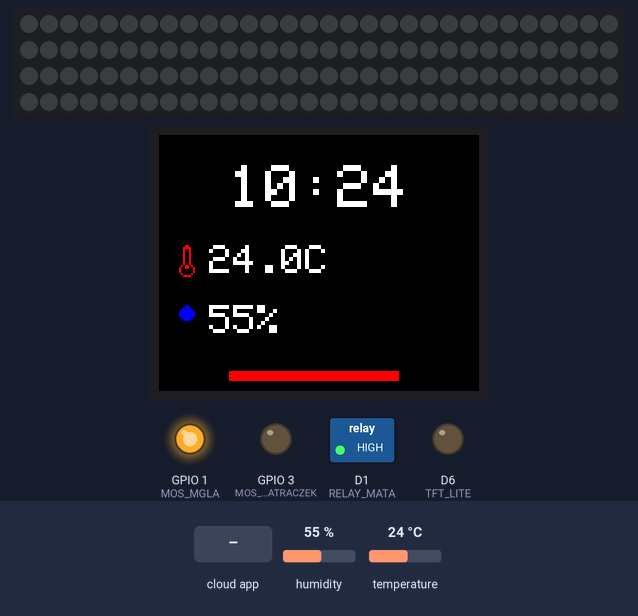
Simulated run of this sketch. Board: ESP8266 (NodeMCU). On the bench: 120 RGB LEDs in strip order, left to right, continuing on the next row, 160×128 colour display, switched loads named in the sketch (green lamp = pin HIGH), output pins drawn as LEDs (lit = HIGH). The inputs (shaded band) are chosen by the test bench; at power-on: humidity 55 %, temperature 24 °C. WiFi joins after 1.5 s; servers stay silent unless stated; network time is answered at once with the bench clock; the local clock reads 2024-03-15 10:24:30 at power-on unless the sketch sets it; random numbers use the default seed unless the sketch sets one; the Firebase database answers and starts empty; pins used as bus, display or sensor lines are not drawn; what the sketch prints to the serial monitor is not drawn.

Above: at 10.2 s.
10.3 s: the phone or cloud app sets auto_enabled to 1
At 13.5 s:
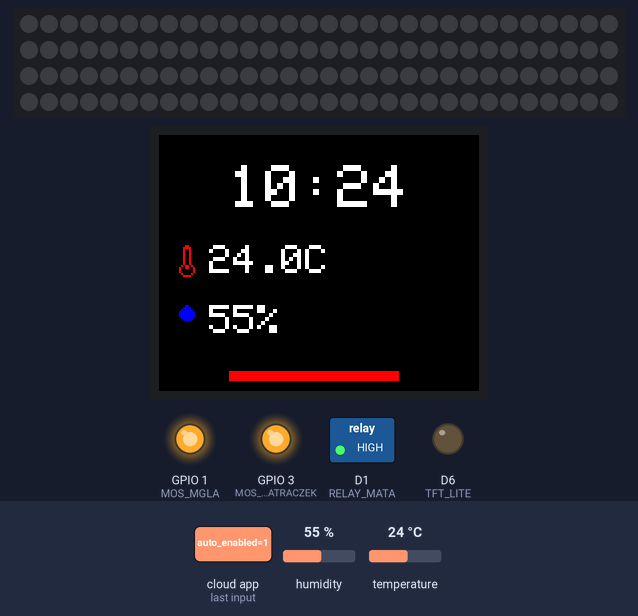
14.4 s: the phone or cloud app sets night_temp to 50
At 16.8 s:
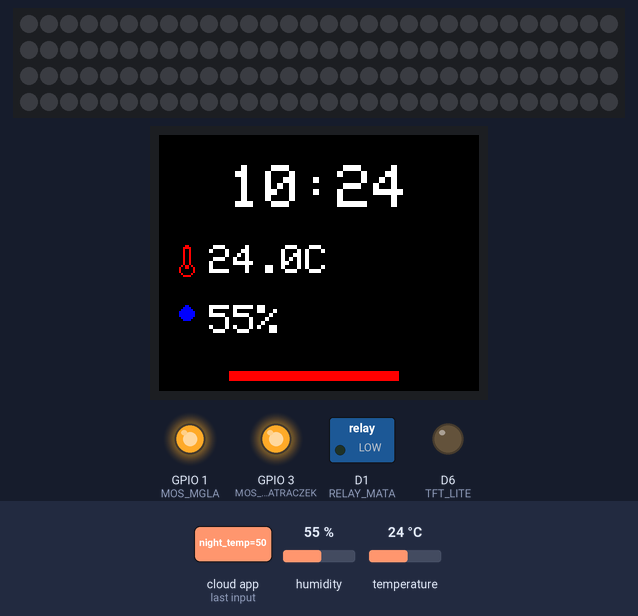
17.5 s: humidity set to 22 %
At 19.8 s:
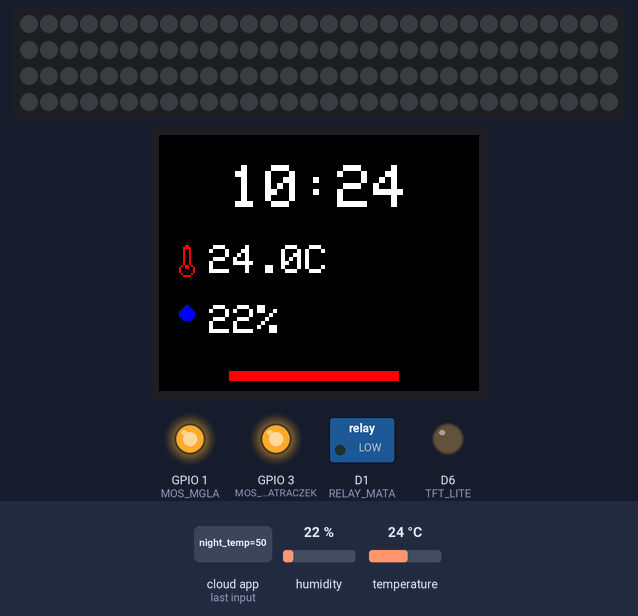
20.6 s: temperature set to 12 °C
At 25.9 s:
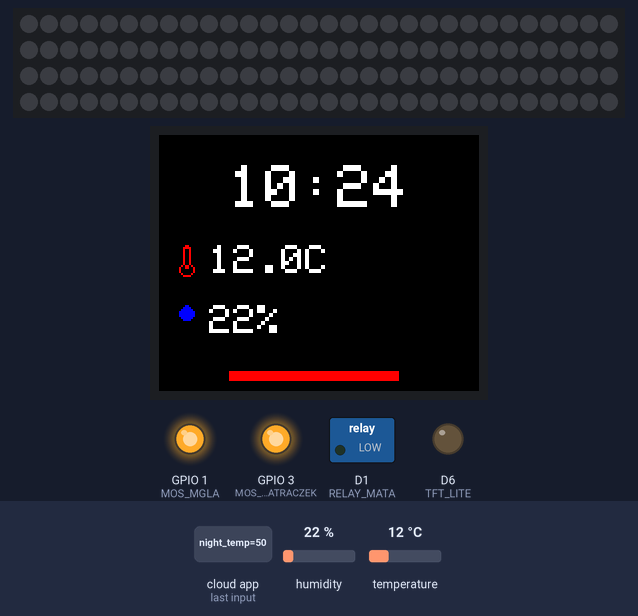
32.4 s: humidity set to 40 %
At 37.2 s:
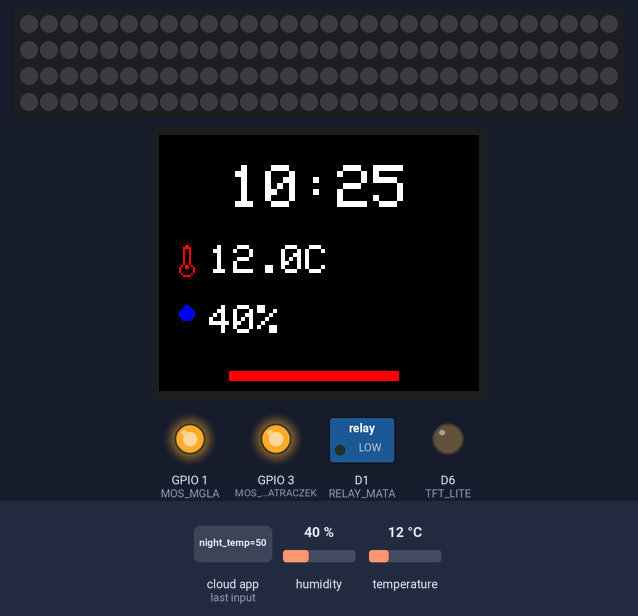
Timing chart, 0 to 38.7 s (numbered marks = the images above; inputs shaded):
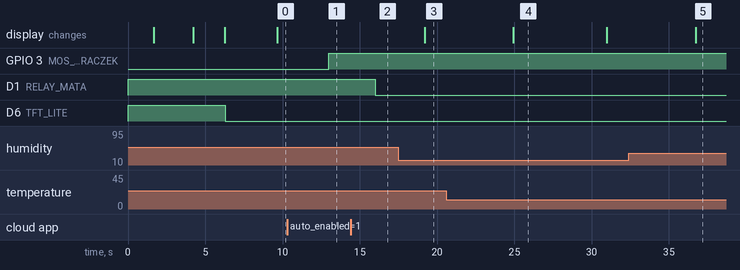

The sketch:

PRO.ino
```cpp
/*
  ===============================================================
  🦎 TERRARIUM IoT PRO v3.5 - dla Gekona Orzęsionego
  ===============================================================
  ✅ ZMIANY:
  - Margines temperatury: 1.0°C (było 0.5°C)
  - Margines wilgotności: 7% (było 5%)
  - Wiatrak włącza się przy temp > cel + 2°C
  - Wiatrak włącza się przy wilg > cel + 15%
  - Pasek LED skrócony i wycentrowany (jak godzina)
  ===============================================================
*/

#include <ESP8266WiFi.h>
#include <FirebaseESP8266.h>
#include <ArduinoJson.h>
#include "DHT.h"
#include <Adafruit_GFX.h>
#include <Adafruit_ST7735.h>
#include <Adafruit_NeoPixel.h>
#include <WiFiUdp.h>
#include <NTPClient.h>

// --- KONFIGURACJA LOGIKI PRZEKAŹNIKÓW ---
#define RELAY_ON LOW
#define RELAY_OFF HIGH
#define MOSFET_ON HIGH
#define MOSFET_OFF LOW

// --- BITMAPY IKON ---
const unsigned char icon_temp_bitmap[] PROGMEM = {
  0x18, 0x3C, 0x24, 0x24, 0x24, 0x24, 0x24, 0x24,
  0x24, 0x24, 0x5A, 0x99, 0x81, 0x81, 0x42, 0x3C
};
const unsigned char icon_hum_bitmap[] PROGMEM = {
  0x18, 0x3C, 0x7E, 0xFF, 0xFF, 0xFF, 0x7E, 0x3C
};

// --- KONFIGURACJA PINÓW ---
#define DHTPIN D3
#define DHTTYPE DHT22
#define RELAY_MATA D1
#define MOS_WIATRACZEK 3   // RX
#define MOS_MGLA 1         // TX
#define RGB_PIN D2
#define NUM_LEDS 120

#define TFT_CS D8
#define TFT_DC D4
#define TFT_RST D0
#define TFT_LITE D6
#define BUTTON_PIN A0

// ✅ POPRAWIONE MARGINESY DLA GEKONA ORZĘSIONEGO
float TEMP_MARGIN = 1.0;   // ±1°C (było 0.5)
int HUM_MARGIN = 7;        // ±7% (było 5)

DHT dht(DHTPIN, DHTTYPE);
Adafruit_ST7735 tft = Adafruit_ST7735(TFT_CS, TFT_DC, TFT_RST);
Adafruit_NeoPixel strip(NUM_LEDS, RGB_PIN, NEO_GRB + NEO_KHZ800);

FirebaseData fbdo;
FirebaseAuth fbAuth;
FirebaseConfig fbConfig;

WiFiUDP ntpUDP;
NTPClient timeClient(ntpUDP, "europe.pool.ntp.org", 3600);

// ZMIENNE STANU
float temp = 0.0, hum = 0.0;
bool st_led = false, st_mgla = false, st_fan = false, st_mata = false;
bool auto_mode = true;
bool led_auto_mode = true;

int r_val = 255, g_val = 255, b_val = 255;
int led_brightness = 30;
int screen_brightness = 800;
String led_mode = "static";

float day_temp = 24.0, night_temp = 21.0;  // ✅ Wartości domyślne dla gekona
int day_hum = 65, night_hum = 78;          // ✅ Optymalne dla gekona
String day_start = "08:00";
String night_start = "20:00";
String led_on = "08:00";
String led_off = "20:00";

float target_temp = 24.0;
int target_hum = 65;
bool is_day_mode = true;

unsigned long last_firebase_success = 0;
bool firebase_connected = true;

unsigned long sync_count = 0;
bool firebase_ok = false;

unsigned long last_effect_time = 0;
unsigned long last_history_upload = 0;
unsigned long last_firebase_read = 0;

volatile bool update_leds_needed = true;
volatile bool update_screen_needed = true;
bool is_led_actually_on = false;

void handleAutomation();
int timeStringToMinutes(String timeStr);
void checkReset();
void drawMainScreen();
void handleLEDEffects();
void handleSensorsAndFirebase();
void readFromFirebase();

void setup() {
  Serial.begin(115200);
  system_update_cpu_freq(160);

  pinMode(LED_BUILTIN, OUTPUT);
  digitalWrite(LED_BUILTIN, HIGH);

  pinMode(MOS_WIATRACZEK, FUNCTION_3);
  pinMode(MOS_MGLA, FUNCTION_3);
  pinMode(RELAY_MATA, OUTPUT);
  pinMode(MOS_WIATRACZEK, OUTPUT);
  pinMode(MOS_MGLA, OUTPUT);
  pinMode(TFT_LITE, OUTPUT);

  analogWrite(TFT_LITE, screen_brightness);

  digitalWrite(RELAY_MATA, RELAY_OFF);
  digitalWrite(MOS_MGLA, MOSFET_ON);
  digitalWrite(MOS_WIATRACZEK, MOSFET_OFF);

  dht.begin();
  strip.begin();
  strip.setBrightness(led_brightness);
  strip.clear();
  strip.show();

  tft.initR(INITR_BLACKTAB);
  tft.setRotation(3);
  tft.fillScreen(ST77XX_BLACK);

  tft.setCursor(10, 40);
  tft.setTextSize(1);
  tft.setTextColor(ST77XX_GREEN);
  tft.print("Laczenie WiFi...");

  WiFi.begin("Ancymony1", "kompromisacja");
  while (WiFi.status() != WL_CONNECTED) { delay(500); }

  tft.setCursor(10, 55);
  tft.print("WiFi OK");

  fbConfig.host = "terrarium-v3-21ba4-default-rtdb.europe-west1.firebasedatabase.app";
  fbConfig.signer.tokens.legacy_token = "Rocy0No78yp0PKTwfvBVrqi8qXBY2PUNbPsKb6xw";

  Firebase.begin(&fbConfig, &fbAuth);
  Firebase.reconnectWiFi(true);
  timeClient.begin();

  tft.setCursor(10, 70);
  tft.print("Sync z Firebase...");

  readFromFirebase();

  tft.setCursor(10, 85);
  tft.setTextColor(ST77XX_CYAN);
  tft.print("Gotowe!");

  delay(2000);
  tft.fillScreen(ST77XX_BLACK);

  last_firebase_success = millis();

  Serial.println("=== TERRARIUM IoT PRO v3.5 ===");
  Serial.println("Optymalizacja dla Gekona Orzęsionego");
  Serial.print("Margines temp: ±");
  Serial.print(TEMP_MARGIN);
  Serial.println("°C");
  Serial.print("Margines wilg: ±");
  Serial.print(HUM_MARGIN);
  Serial.println("%");
}

void loop() {
  timeClient.update();

  if (update_screen_needed) {
    analogWrite(TFT_LITE, screen_brightness);
    update_screen_needed = false;
  }

  if (millis() - last_firebase_success > 10000) {
    firebase_connected = false;
  } else {
    firebase_connected = true;
  }

  if (millis() - last_firebase_read > 2000) {
    last_firebase_read = millis();
    readFromFirebase();
  }

  // AUTOMATYKA ma priorytet
  if (auto_mode) {
      handleAutomation();
  }

  handleSensorsAndFirebase();
  handleLEDEffects();
  drawMainScreen();
  checkReset();

  delay(10);
}

// ============================================
// 🔥 ODCZYT USTAWIEŃ Z FIREBASE
// ============================================
void readFromFirebase() {
  digitalWrite(LED_BUILTIN, LOW);

  firebase_ok = false;

  // LED (odczytywany gdy nie w trybie AUTO)
  if (!auto_mode || !led_auto_mode) {
    if (Firebase.getBool(fbdo, "/actuators/led")) {
      bool new_led = fbdo.boolData();
      if (new_led != st_led) {
        st_led = new_led;
        update_leds_needed = true;
      }
      last_firebase_success = millis();
    }
  }

  // URZĄDZENIA - odczytuj TYLKO gdy AUTO WYŁĄCZONE
  if (!auto_mode) {
    if (Firebase.getBool(fbdo, "/actuators/heater")) {
      st_mata = fbdo.boolData();
      last_firebase_success = millis();
    }
    if (Firebase.getBool(fbdo, "/actuators/mist")) {
      st_mgla = fbdo.boolData();
      last_firebase_success = millis();
    }
    if (Firebase.getBool(fbdo, "/actuators/fan")) {
      st_fan = fbdo.boolData();
      last_firebase_success = millis();
    }
  }

  // Parametry LED
  if (Firebase.getInt(fbdo, "/actuators/brightness")) {
    int new_bright = fbdo.intData();
    if (new_bright != led_brightness) {
      led_brightness = new_bright;
      strip.setBrightness(led_brightness);
      update_leds_needed = true;
    }
    last_firebase_success = millis();
  }

  if (Firebase.getString(fbdo, "/actuators/led_mode")) {
    String new_mode = fbdo.stringData();
    if (new_mode != led_mode) {
      led_mode = new_mode;
      update_leds_needed = true;
    }
    last_firebase_success = millis();
  }

  if (Firebase.getInt(fbdo, "/actuators/led_r")) {
    int new_r = fbdo.intData();
    if (new_r != r_val) {
      r_val = new_r;
      update_leds_needed = true;
    }
    last_firebase_success = millis();
  }

  if (Firebase.getInt(fbdo, "/actuators/led_g")) {
    int new_g = fbdo.intData();
    if (new_g != g_val) {
      g_val = new_g;
      update_leds_needed = true;
    }
    last_firebase_success = millis();
  }

  if (Firebase.getInt(fbdo, "/actuators/led_b")) {
    int new_b = fbdo.intData();
    if (new_b != b_val) {
      b_val = new_b;
      update_leds_needed = true;
    }
    last_firebase_success = millis();
  }

  // SETTINGS
  if (Firebase.getBool(fbdo, "/settings/auto_enabled")) {
    bool new_auto = fbdo.boolData();
    if (new_auto != auto_mode) {
      auto_mode = new_auto;
      Serial.print("AUTO MODE: ");
      Serial.println(auto_mode ? "WŁĄCZONY" : "WYŁĄCZONY");
    }
    last_firebase_success = millis();
  }

  if (Firebase.getBool(fbdo, "/settings/led_auto_enabled")) {
    bool new_led_auto = fbdo.boolData();
    if (new_led_auto != led_auto_mode) {
      led_auto_mode = new_led_auto;
      Serial.print("LED AUTO MODE: ");
      Serial.println(led_auto_mode ? "WŁĄCZONY" : "WYŁĄCZONY");
    }
    last_firebase_success = millis();
  }

  if (Firebase.getFloat(fbdo, "/settings/day_temp")) {
    day_temp = fbdo.floatData();
    last_firebase_success = millis();
  }
  if (Firebase.getFloat(fbdo, "/settings/night_temp")) {
    night_temp = fbdo.floatData();
    last_firebase_success = millis();
  }
  if (Firebase.getInt(fbdo, "/settings/day_hum")) {
    day_hum = fbdo.intData();
    last_firebase_success = millis();
  }
  if (Firebase.getInt(fbdo, "/settings/night_hum")) {
    night_hum = fbdo.intData();
    last_firebase_success = millis();
  }
  if (Firebase.getString(fbdo, "/settings/day_start")) {
    day_start = fbdo.stringData();
    last_firebase_success = millis();
  }
  if (Firebase.getString(fbdo, "/settings/night_start")) {
    night_start = fbdo.stringData();
    last_firebase_success = millis();
  }

  if (Firebase.getString(fbdo, "/settings/led_on")) {
    led_on = fbdo.stringData();
    last_firebase_success = millis();
  }
  if (Firebase.getString(fbdo, "/settings/led_off")) {
    led_off = fbdo.stringData();
    last_firebase_success = millis();
  }

  if (Firebase.getInt(fbdo, "/settings/hum_margin")) {
    HUM_MARGIN = fbdo.intData();
    last_firebase_success = millis();
  }

  if (Firebase.getInt(fbdo, "/settings/lcd_brightness")) {
    int new_scr = fbdo.intData();
    if (new_scr != screen_brightness) {
      screen_brightness = new_scr;
      update_screen_needed = true;
    }
    last_firebase_success = millis();
  }

  sync_count++;
  firebase_ok = true;
  digitalWrite(LED_BUILTIN, HIGH);
}

// ============================================
// 🤖 AUTOMATYKA - ✅ POPRAWIONA LOGIKA
// ============================================
void handleAutomation() {
    int current_minutes = timeClient.getHours() * 60 + timeClient.getMinutes();
    int start_day_min = timeStringToMinutes(day_start);
    int start_night_min = timeStringToMinutes(night_start);
    int led_on_min = timeStringToMinutes(led_on);
    int led_off_min = timeStringToMinutes(led_off);

    // Określ tryb dzień/noc
    if (current_minutes >= start_day_min && current_minutes < start_night_min) {
        is_day_mode = true;
        target_temp = day_temp;
        target_hum = day_hum;
    } else {
        is_day_mode = false;
        target_temp = night_temp;
        target_hum = night_hum;
    }

    // ✅ MATA GRZEWCZA (włącza przy temp < cel - margines)
    st_mata = temp < (target_temp - TEMP_MARGIN);

    // ✅ MGIEŁKA (włącza przy wilg < cel - margines)
    st_mgla = hum < (target_hum - HUM_MARGIN);

    // ✅ WIATRAK - nowa logika (temp > cel + 2°C LUB wilg > cel + 15%)
    st_fan = (temp > target_temp + 2.0) || (hum > target_hum + 15);

    // ✅ LED (tylko jeśli LED AUTO włączone)
    if (led_auto_mode) {
        bool should_led_on = (current_minutes >= led_on_min && current_minutes < led_off_min);

        // Tryb awaryjny
        if (!firebase_connected) {
            should_led_on = false;
        }

        st_led = should_led_on;
    }

    // Wyślij stany do Firebase (co 5s)
    static unsigned long lastSync = 0;
    if (millis() - lastSync > 5000) {
        lastSync = millis();
        FirebaseJson a;
        a.set("led", st_led);
        a.set("heater", st_mata);
        a.set("mist", st_mgla);
        a.set("fan", st_fan);
        Firebase.updateNode(fbdo, "/actuators", a);

        // Logi diagnostyczne
        Serial.print("AUTO | T:");
        Serial.print(temp, 1);
        Serial.print("/");
        Serial.print(target_temp, 1);
        Serial.print(" H:");
        Serial.print(hum, 0);
        Serial.print("/");
        Serial.print(target_hum);
        Serial.print(" | M:");
        Serial.print(st_mata ? "ON" : "OFF");
        Serial.print(" G:");
        Serial.print(st_mgla ? "ON" : "OFF");
        Serial.print(" W:");
        Serial.print(st_fan ? "ON" : "OFF");
        Serial.print(" L:");
        Serial.println(st_led ? "ON" : "OFF");
    }
}

int timeStringToMinutes(String timeStr) {
    int separatorIndex = timeStr.indexOf(':');
    if (separatorIndex == -1) return 0;
    int h = timeStr.substring(0, separatorIndex).toInt();
    int m = timeStr.substring(separatorIndex + 1).toInt();
    return h * 60 + m;
}

void handleLEDEffects() {
  if (!st_led) {
    if (update_leds_needed || is_led_actually_on) {
       for(int i=0; i<NUM_LEDS; i++) {
           strip.setPixelColor(i, 0, 0, 0);
       }
       strip.show();
       delay(50);
       strip.show();
       delay(2);
       pinMode(RGB_PIN, INPUT_PULLUP);
       update_leds_needed = false;
       is_led_actually_on = false;
    }
    pinMode(RGB_PIN, INPUT_PULLUP);
    return;
  }

  if (!is_led_actually_on) {
      pinMode(RGB_PIN, OUTPUT);
      delay(1);
  }

  is_led_actually_on = true;
  if (led_brightness < 5) led_brightness = 5;

  if (led_mode == "static") {
    if (update_leds_needed) {
       strip.setBrightness(led_brightness);
       strip.fill(strip.Color(r_val, g_val, b_val));
       strip.show();
       update_leds_needed = false;
    }
  }
  else if (led_mode == "fire") {
    if (millis() - last_effect_time > 80) {
      last_effect_time = millis();
      strip.setBrightness(led_brightness);
      for(int i=0; i<NUM_LEDS; i++) {
        int flicker = random(0, 50);
        int r = r_val; int g = r_val/3;
        strip.setPixelColor(i, max(0, r-flicker), max(0, g-flicker), 0);
      }
      strip.show();
    }
  }
  else if (led_mode == "storm") {
    static unsigned long lastStormFrame = 0;
    if (millis() - lastStormFrame > 50) {
        lastStormFrame = millis();
        if (random(0, 100) > 97) {
            strip.setBrightness(255);
            strip.fill(strip.Color(255, 255, 255));
            strip.show();
            delay(30);
            strip.setBrightness(led_brightness);
            strip.fill(strip.Color(10, 10, 30));
            strip.show();
        }
        else {
            static unsigned long lastBgRefresh = 0;
            if (millis() - lastBgRefresh > 2000) {
               lastBgRefresh = millis();
               strip.setBrightness(led_brightness);
               strip.fill(strip.Color(10, 10, 30));
               strip.show();
            }
        }
    }
  }
  else if (led_mode == "sunrise") {
    if (update_leds_needed) {
        strip.setBrightness(led_brightness);
        strip.fill(strip.Color(255, 140, 30));
        strip.show();
        update_leds_needed = false;
    }
  }
}

void handleSensorsAndFirebase() {
  static unsigned long lastUpdate = 0;
  if (millis() - lastUpdate < 3000) return;
  lastUpdate = millis();

  float newT = dht.readTemperature();
  float newH = dht.readHumidity();
  if (!isnan(newT)) temp = newT;
  if (!isnan(newH)) hum = newH;

  // Fizyczne sterowanie GPIO
  digitalWrite(RELAY_MATA, st_mata ? RELAY_ON : RELAY_OFF);
  digitalWrite(MOS_MGLA, st_mgla ? MOSFET_OFF : MOSFET_ON);
  digitalWrite(MOS_WIATRACZEK, st_fan ? MOSFET_ON : MOSFET_OFF);

  FirebaseJson json;
  json.set("temperature", temp);
  json.set("humidity", hum);
  json.set("timestamp", timeClient.getEpochTime());
  json.set("last_sync", timeClient.getFormattedTime());
  Firebase.updateNode(fbdo, "/readings", json);

  if (millis() - last_history_upload > 900000) {
      last_history_upload = millis();
      FirebaseJson histJson;
      histJson.set("t", temp);
      histJson.set("h", hum);
      String timestampStr = String(timeClient.getEpochTime());
      Firebase.updateNode(fbdo, "/history/" + timestampStr, histJson);
  }
}

void checkReset() {
    static unsigned long lastCheck = 0;
    if (millis() - lastCheck > 10000) {
        lastCheck = millis();
        if (Firebase.getBool(fbdo, "/system/reset")) {
            if (fbdo.boolData() == true) {
                Firebase.setBool(fbdo, "/system/reset", false);
                delay(1000);
                ESP.restart();
            }
        }
    }
}

// ============================================
// 🖥️ EKRAN TFT - ✅ POPRAWIONY PASEK LED
// ============================================
void drawMainScreen() {
  static unsigned long last_screen_update = 0;
  if (millis() - last_screen_update < 1000) return;
  last_screen_update = millis();

  // Godzina (wycentrowana)
  tft.setCursor(35, 15);
  tft.setTextSize(3);
  tft.setTextColor(ST77XX_WHITE, ST77XX_BLACK);
  tft.print(timeClient.getFormattedTime().substring(0,5));

  // Czerwona kropka (prawy górny róg)
  if (!firebase_connected) {
    tft.fillCircle(148, 22, 5, ST77XX_RED);
  } else {
    tft.fillCircle(148, 22, 5, ST77XX_BLACK);
  }

  // Temperatura
  tft.drawBitmap(10, 55, icon_temp_bitmap, 8, 16, ST77XX_RED);
  tft.setCursor(25, 55);
  tft.setTextSize(2);
  tft.setTextColor(ST77XX_WHITE, ST77XX_BLACK);
  tft.print(temp,1); tft.print("C ");

  // Wilgotność
  tft.drawBitmap(10, 85, icon_hum_bitmap, 8, 8, ST77XX_BLUE);
  tft.setCursor(25, 85);
  tft.print(hum,0); tft.print("%  ");

  // ✅ POPRAWIONY PASEK LED - taka sama długość jak godzina, wycentrowany
  // Godzina zajmuje ~70px (5 znaków × 3 rozmiar czcionki × ~4.5px)
  // Pozycja X godziny: 35, więc pasek też od X=35
  tft.fillRect(35, 118, 85, 5, st_led ? ST77XX_GREEN : ST77XX_RED);
}
```

Measured:
- after the input at 10.3 s, GPIO 3 (MOS_WIATRACZEK): LOW → HIGH after 2.7 s
- after the input at 14.4 s, D1 (RELAY_MATA): HIGH → LOW after 1.6 s
- after the input at 17.5 s, the display: changes after 1.7 s (image 3)
- after the input at 32.4 s, the display: changes after 4.3 s (image 5)
- what the display in image 4 shows lasts 6.1 s, from 24.9 s to 31.0 s
